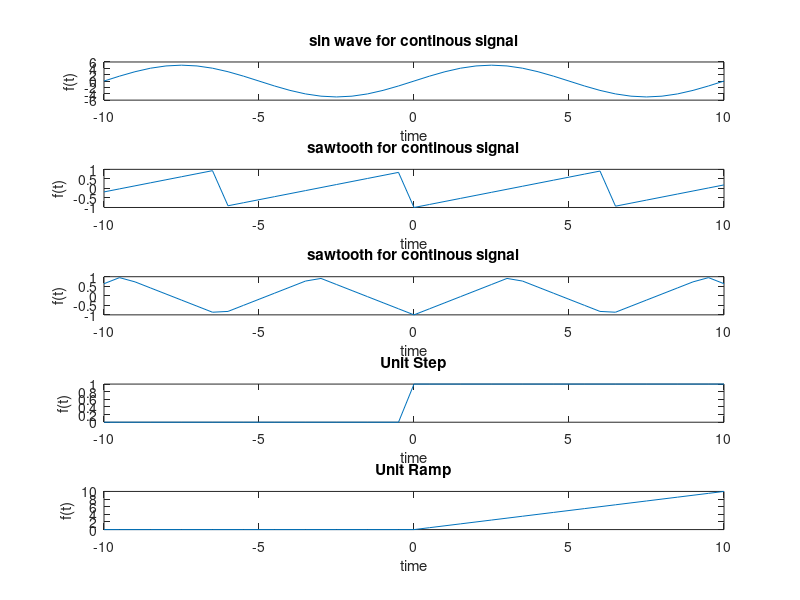
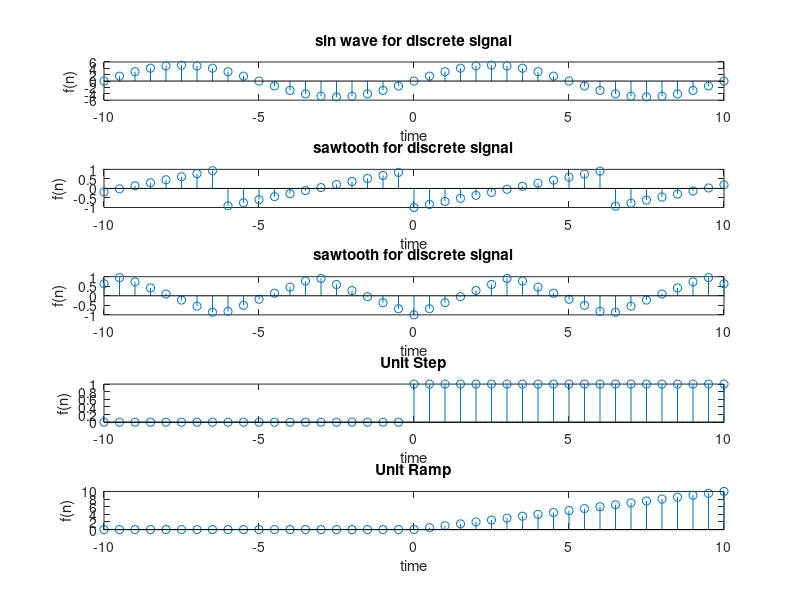

Here is the MATLAB script that generated these plots, in order:
clear all
clc

% Define all variables
t = -10:0.5:10;
n = -10:0.5:10;
A = 5;
f = 0.1;
L = length(t);

% Define all the functions
x1 = A * sin(2*pi*f*t);
x2 = sawtooth(t);
x3 = sawtooth(t, 0.5);
x4 = [];
x5 = [];

% Iterate for x4 and x5 (Unit Step and Unit Ramp)
for i = 1:L
    if t(i) < 0
        x4(i) = 0;
        x5(i) = 0;
    else
        x4(i) = 1;
        x5(i) = t(i);
    end
end

% Plot sin wave
subplot(5,1,1);
plot(t, x1)
xlabel('time');
ylabel('f(t)');
title('sin wave for continous signal');

% Plot sawtooth
subplot(5,1,2);
plot(t, x2)
xlabel('time');
ylabel('f(t)');
title('sawtooth for continous signal');

% Plot triangular
subplot(5,1,3);
plot(t, x3)
xlabel('time');
ylabel('f(t)');
title('sawtooth for continous signal');

% Plot unit step
subplot(5,1,4);
plot(t, x4)
xlabel('time');
ylabel('f(t)');
title('Unit Step');

% Plot unit ramp
subplot(5,1,5);
plot(t, x5)
xlabel('time');
ylabel('f(t)');
title('Unit Ramp');

figure;

% Plot for discrete

% Plot sin wave
subplot(5,1,1);
stem(n, x1)
xlabel('time');
ylabel('f(n)');
title('sin wave for discrete signal');

% Plot sawtooth
subplot(5,1,2);
stem(n, x2)
xlabel('time');
ylabel('f(n)');
title('sawtooth for discrete signal');

% Plot triangular
subplot(5,1,3);
stem(n, x3)
xlabel('time');
ylabel('f(n)');
title('sawtooth for discrete signal');

% Plot unit step
subplot(5,1,4);
stem(n, x4)
xlabel('time');
ylabel('f(n)');
title('Unit Step');

% Plot unit ramp
subplot(5,1,5);
stem(n, x5)
xlabel('time');
ylabel('f(n)');
title('Unit Ramp');


